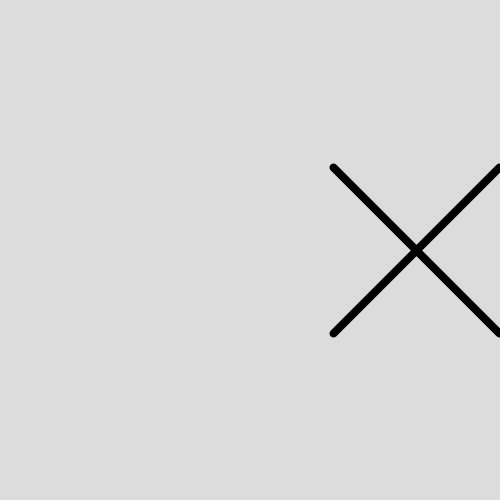
Frame 1 (no input)
Frame 60 (the mouse pressed at the canvas centre just before this capture): identical to frame 1, image omitted
Frame 120 (the mouse held since frame 60 and released just before this capture): identical to frame 1, image omitted

The Processing sketch that drew this single still picture (run headless with seeded random() and noise(); from frame 60 on, the mouse is pressed at the canvas centre):

// Processing sketch: tic_tac_toe
// ── tic_tac_toe.pde
// Global variables
 int X; 
 int Y;
 int circleDiameter = 100;
 int size;
 int [] gameBoard = new int [9];
 int square;
 int index = 1;
 int winner = 0;
 int invalidKey = 0;
 
void setup() {
  
  size(500, 500);
  background(220);
  strokeWeight(8);
  X = width/2;
  Y = height/2;
  placeX();
}

void draw() {  
  if (keyPressed || index == 5){   // Check for key pressed or no one wins
     
         if (index >= 5){
       switch (winner){
         
         case 0:
           println("Game has ended - No one wins");
           break;
           
         case YOU:
           println("Game has ended - You Win !!");
           break;
           
         case COMPUTER:
           println("Game has ended - Computer Wins !!");
           break;
         
         default:
           break;
           
       }
     }
     else {       
       println("Game is still in play . . .");
       processKey();
       if (invalidKey == 0){
         placeCircle();
       }
       test();  // test for a winner
       if ((winner == 0) && (invalidKey == 0)) placeX();  // prevents placement of final X
       test();
     }
     delay(500);
     index++; 
  }    
}

// ── board.pde
void processKey(){  // reads key input and marks the game board position as filled

  invalidKey = 0;
  
  switch(key){
    
  case '0':
    X = 500/6;
    Y = 500/6;
    if (gameBoard[0] == NO_FILL){
      gameBoard[0] = O_FILL;
    }
    else {
      invalidKey = 1;
    }
    break;
    
  case '1':
    X = 3*500/6;
    Y = 500/6;
    if (gameBoard[1] == NO_FILL){
      gameBoard[1] = O_FILL;
    } 
    else { 
      invalidKey = 1;
    }
    break;
    
  case '2':
    X = 5*500/6;
    Y = 500/6;
    if (gameBoard[2] == NO_FILL){
      gameBoard[2] = O_FILL;
    }
    else {
      invalidKey = 1;
    }  
    break;
    
  case '3':
    X = 500/6;
    Y = 3*500/6;
    if (gameBoard[3] == NO_FILL){
      gameBoard[3] = O_FILL;
    }
    else {
      invalidKey = 1;
    }
    break;
    
  case '4':
    X = 3*500/6;
    Y = 3*500/6;
    if (gameBoard[4] == NO_FILL){
      gameBoard[4] = O_FILL;
    }
    else {
      invalidKey = 1;
    }  
    break; 
    
  case '5':
    X = 5*500/6;
    Y = 3*500/6;
    if (gameBoard[5] == NO_FILL){
      gameBoard[5] = O_FILL;
    }  
   else {
     invalidKey = 1;
   }
    break; 
    
  case '6':
    X = 500/6;
    Y = 5*500/6;
    if (gameBoard[6] == NO_FILL){
      gameBoard[6] = O_FILL;
    }  
    else {
      invalidKey = 1;
    }  
    break;
    
  case '7':
    X = 3*500/6;
    Y = 5*500/6;
    if (gameBoard[7] == NO_FILL){
      gameBoard[7] = O_FILL;
    } 
    else {
      invalidKey = 1;
    }  
    break;
    
  case '8':
    X = 5*500/6;
    Y = 5*500/6;
    if (gameBoard[8] == NO_FILL){
      gameBoard[8] = O_FILL;
    } 
    else {
      invalidKey = 1;
    }  
    break; 
    
  default:
     
    invalidKey = 1;
    break;
  }
  if (invalidKey == 1){ 
    index--;
    println("Invalid key pressed");  
  }
}

void placeCircle(){ 
   fill(255,0,0);
   noFill();
   ellipse(X, Y, circleDiameter, circleDiameter);
}    
   
void placeX(){  
  pickPosition();    // Only place an X in a box that is not filled
  drawX();
}

void pickPosition(){  // determines the next computer position by random number, then checks if it's empty
  
  for (int i=0; i<100; i++){
    square = (int)random (9);
    if (gameBoard[square] == NO_FILL){ 
      //println(square);
      
      switch(square){
        
        case 0:
          X = 500/6;
          Y = 500/6;
          gameBoard[0] = X_FILL;
          break;
          
        case 1:
          X = 3*500/6;
          Y = 500/6;
          gameBoard[1] = X_FILL;
          break;
          
        case 2:
          X = 5*500/6;
          Y = 500/6;
          gameBoard[2] = X_FILL;
          break;
          
        case 3:
          X = 500/6;
          Y = 3*500/6;
          gameBoard[3] = X_FILL;
          break;
          
        case 4:
          X = 3*500/6;
          Y = 3*500/6;
          gameBoard[4] = X_FILL;
          break; 
          
        case 5:
          X = 5*500/6;
          Y = 3*500/6;
          gameBoard[5] = X_FILL;
          break; 
        case 6:
        
          X = 500/6;
          Y = 5*500/6;
          gameBoard[6] = X_FILL;
          break;
          
        case 7:
          X = 3*500/6;
          Y = 5*500/6;
          gameBoard[7] = X_FILL;
          break;
          
        case 8:
          X = 5*500/6;
          Y = 5*500/6;
          gameBoard[8] = X_FILL;
          break; 
          
        default:
          break;
          
      } // end of case statement
      break;  // break out of for loop if an open cell is not found
    }  
    
    else {
   // println("Square is filled, square =  " + square); // test code print
    } 
  }
}

void test(){      // tests if there is a winner
  if (gameBoard[0] + gameBoard[1] + gameBoard[2] == 3) winner = COMPUTER;  // checking the rows
  else if (gameBoard[0] + gameBoard[1] + gameBoard[2] == 15) winner = YOU; 
  else if (gameBoard[3] + gameBoard[4] + gameBoard[5] == 3) winner = COMPUTER; 
  else if (gameBoard[3] + gameBoard[4] + gameBoard[5] == 15) winner = YOU;
  else if (gameBoard[6] + gameBoard[7] + gameBoard[8] == 3) winner = COMPUTER;
  else if (gameBoard[6] + gameBoard[7] + gameBoard[8] == 15) winner = YOU;
  
 else if (gameBoard[0] + gameBoard[3] + gameBoard[6] == 3) winner = COMPUTER;  // checking the columns
  else if (gameBoard[0] + gameBoard[3] + gameBoard[6] == 15) winner = YOU;
  else if (gameBoard[1] + gameBoard[4] + gameBoard[7] == 3) winner = COMPUTER;
  else if (gameBoard[1] + gameBoard[4] + gameBoard[7] == 15) winner = YOU;
  else if (gameBoard[2] + gameBoard[5] + gameBoard[8] == 3) winner = COMPUTER;  
  else if (gameBoard[2] + gameBoard[5] + gameBoard[8] == 15) winner = YOU;
  
  else if (gameBoard[0] + gameBoard[4] + gameBoard[8] == 3) winner = COMPUTER;  // checking the diagonals
  else if (gameBoard[0] + gameBoard[4] + gameBoard[8] == 15) winner = YOU;
  else if (gameBoard[2] + gameBoard[4] + gameBoard[6] == 3) winner = COMPUTER;
  else if (gameBoard[2] + gameBoard[4] + gameBoard[6] == 15) winner = YOU;
  
  if (winner == COMPUTER){
    println ("GAME OVER - COMPUTER WINS!");
    index = 5; // will prevent added entries
  }
  else if (winner == YOU){
    println ("GAME OVER - YOU WIN!");
    index = 5; // will prevent added entries
  }
}
    

// ── constants.pde
final int X_FILL = 1;
final int O_FILL = 5;
final int NO_FILL = 0;
final int YOU = 5;
final int COMPUTER = 1;

// ── shapes.pde
void drawX(){              // Draws an 'X' on the game board
  line (X-500/6, Y-500/6, X+500/6, Y+500/6);
  line (X+500/6, Y-500/6, X-500/6, Y+500/6);
}
void drawGrid(){
  line(500/3, 0, 500/3, 500);
  line(500*2/3, 0, 500*2/3, 500);
  line(0, 500/3, 500, 500/3);
  line(0, 500*2/3, 500, 500*2/3);
}
